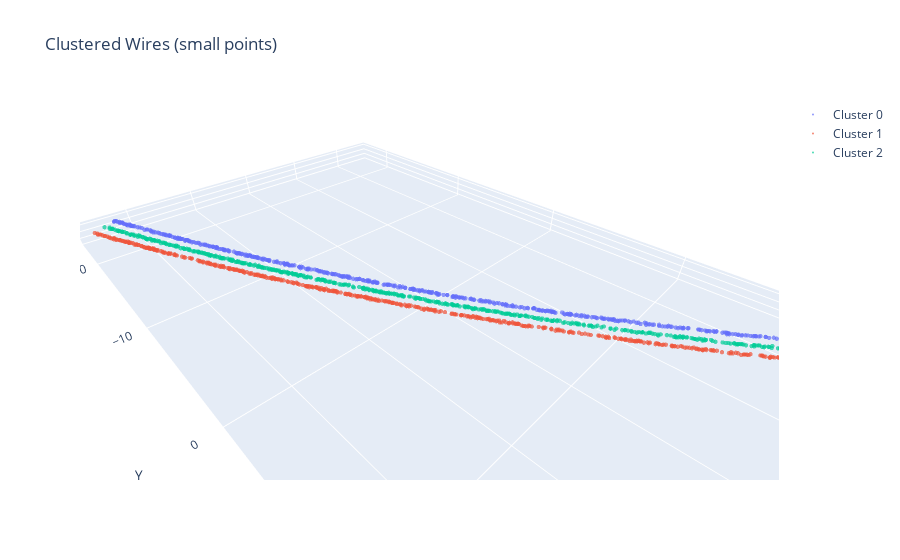

Notebook code for this chart:
### Code cell
fig = go.Figure()

for cluster_id in df_easy['cluster'].unique():
    cluster_data = df_easy[df_easy['cluster'] == cluster_id]
    fig.add_trace(go.Scatter3d(
        x=cluster_data['x'],
        y=cluster_data['y'],
        z=cluster_data['z'],
        mode='markers',
        marker=dict(
            size=1.5,  # Smaller = sharper, better for thin wire visuals
            opacity=0.7
        ),
        name=f'Cluster {cluster_id}'
    ))

fig.update_layout(
    title='Clustered Wires (small points)',
    scene=dict(
        xaxis_title='X',
        yaxis_title='Y',
        zaxis_title='Z',
        aspectmode='data'
    )
)
fig.show()

### Figure 1 — Plotly figure (JSON) as saved in the notebook; plotly's stock layout.template omitted (floating-point values rounded to 4 significant figures; data arrays with more than 128 entries replaced by an {"elided": "..."} marker saying what was removed)
{"data": [{"marker": {"opacity": 0.7, "size": 1.5}, "mode": "markers", "name": "Cluster 0", "type": "scatter3d", "x": {"elided": "492 float values"}, "y": {"elided": "492 float values"}, "z": {"elided": "492 float values"}}, {"marker": {"opacity": 0.7, "size": 1.5}, "mode": "markers", "name": "Cluster 1", "type": "scatter3d", "x": {"elided": "496 float values"}, "y": {"elided": "496 float values"}, "z": {"elided": "496 float values"}}, {"marker": {"opacity": 0.7, "size": 1.5}, "mode": "markers", "name": "Cluster 2", "type": "scatter3d", "x": {"elided": "514 float values"}, "y": {"elided": "514 float values"}, "z": {"elided": "514 float values"}}], "layout": {"scene": {"aspectmode": "data", "xaxis": {"title": {"text": "X"}}, "yaxis": {"title": {"text": "Y"}}, "zaxis": {"title": {"text": "Z"}}}, "title": {"text": "Clustered Wires (small points)"}}}
